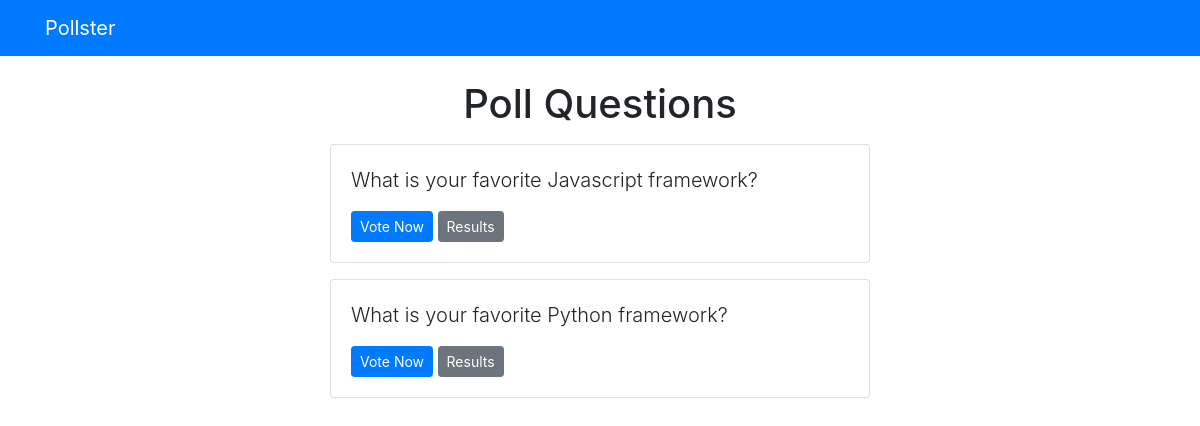
Screenshot of /polls/ with the database file from the repository.
### polls/models.py (models this page shows, shortened)
class Question(models.Model):
    question_text = models.CharField(max_length=200)
    pub_date = models.DateTimeField('date published')

### polls/views.py (the view)
def index(request):
    latest_question_list = Question.objects.order_by('-pub_date')[:5]
    context = {'latest_question_list': latest_question_list }
    return render(request, 'polls/index.html', context)

### templates/polls/index.html
{% extends 'base.html' %}
{% block content %}
  <h1 class="mb-3 text-center">Poll Questions</h1>
  {% if latest_question_list %}
    {% for question in latest_question_list %}
      <div class="card mb-3">
        <div class="card-body">
          <p class="lead">{{ question.question_text }}</p>
          <a
            class="btn btn-primary btn-sm"
            href="{% url 'polls:detail' question.id %}"
          >Vote Now</a>
          <a
            class="btn btn-secondary btn-sm"
            href="{% url 'polls:results' question.id %}"
          >Results</a>
        </div>
      </div>
    {% endfor %}
  {% else %}
    <p>No polls available.</p>
  {% endif %}
{% endblock %}

### rows the page displays
Question: question_text "What is your favorite Javascript framework?"
Question: question_text "What is your favorite Python framework?"
